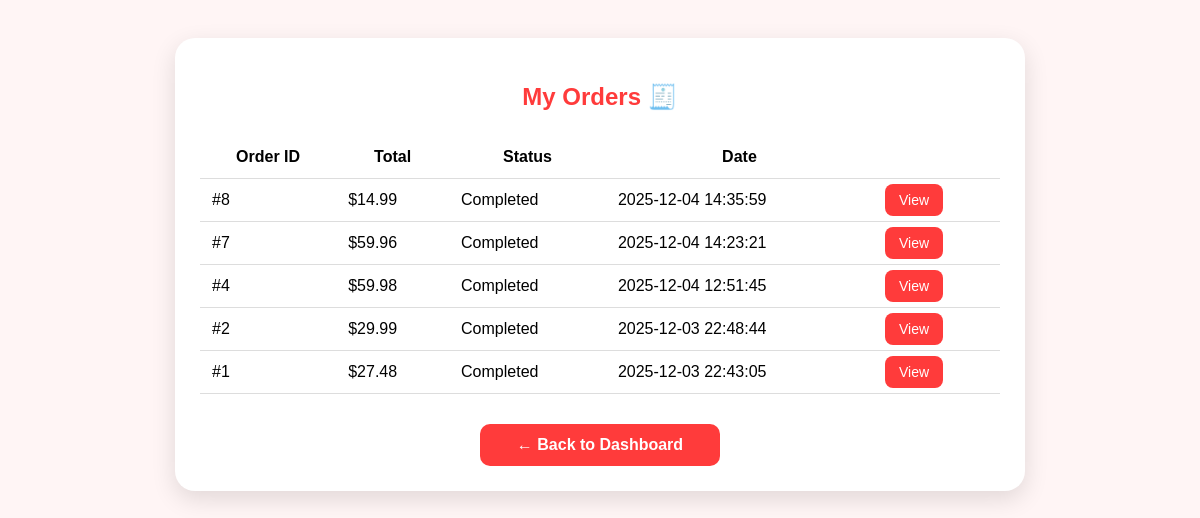
The app's page /orders.php (signed in) with its own data.
### tables this page shows
CREATE TABLE `orders` (
  `order_id` int NOT NULL,
  `user_id` int NOT NULL,
  `total_amount` decimal(10,2) NOT NULL,
  `payment_method` varchar(50) NOT NULL,
  `full_name` varchar(200) DEFAULT NULL,
  `address` text,
  `phone` varchar(50) DEFAULT NULL,
  `order_date` timestamp NULL DEFAULT CURRENT_TIMESTAMP,
  `status` varchar(50) DEFAULT 'Completed'
);

### orders.php (the view, shortened to what this page needs)
<?php
include 'db.php';
$user_id = $_SESSION["user_id"];
$sql = "SELECT * FROM orders WHERE user_id = ? ORDER BY order_date DESC";
$stmt = $conn->prepare($sql);
$stmt->bind_param("i", $user_id);
$stmt->execute();
$result = $stmt->get_result();
?>
<!DOCTYPE html>
<html>
<head>
</head>
<body>
<div class="orders-box">
    <h2>My Orders 🧾</h2>
    <?php if ($result->num_rows == 0) { ?>
        <p style="text-align:center; color:#555; margin-top:15px;">You have no past orders.</p>
    <?php } else { ?>
        <table>
            <tr>
                <th>Order ID</th>
                <th>Total</th>
                <th>Status</th>
                <th>Date</th>
                <th></th>
            </tr>
            <?php while ($row = $result->fetch_assoc()) { ?>
                <tr>
                    <td>#<?php echo $row["order_id"]; ?></td>
                    <td>$<?php echo number_format($row["total_amount"], 2); ?></td>
                    <td><?php echo $row["status"]; ?></td>
                    <td><?php echo $row["order_date"]; ?></td>
                    <td>
                        <a class="view-btn" href="order_details.php?order_id=<?php echo $row['order_id']; ?>">
                            View
                        </a>
                    </td>
                </tr>
            <?php } ?>
        </table>
    <?php } ?>
    <a href="home.php" class="back-btn">← Back to Dashboard</a>
</div>
</body>
</html>

### orders.php (style rules this page uses)
body { font-family: Poppins, sans-serif; background: #fff5f5; padding: 30px; }
.orders-box { max-width: 800px; margin: auto; background: white; padding: 25px; border-radius: 20px; box-shadow: 0px 8px 25px rgba(0,0,0,0.12); }
h2 { text-align: center; color: #ff3b3b; }
table { width: 100%; border-collapse: collapse; margin-top: 25px; }
th, td { padding: 12px; border-bottom: 1px solid #ddd; }
a.view-btn { background: #ff3b3b; color: white; padding: 8px 14px; border-radius: 8px; text-decoration: none; font-size: 14px; }
.back-btn { display: block; width: 200px; margin: 30px auto 0 auto; text-align: center; background: #ff3b3b; color: white; padding: 12px 20px; border-radius: 10px; text-decoration: none; font-weight: 600; }

### records on screen
orders: order_id "8", total_amount "14.99", status "Completed", order_date "2025-12-04 14:35:59"
orders: order_id "7", total_amount "59.96", status "Completed", order_date "2025-12-04 14:23:21"
orders: order_id "4", total_amount "59.98", status "Completed", order_date "2025-12-04 12:51:45"
orders: order_id "2", total_amount "29.99", status "Completed", order_date "2025-12-03 22:48:44"
orders: order_id "1", total_amount "27.48", status "Completed", order_date "2025-12-03 22:43:05"
